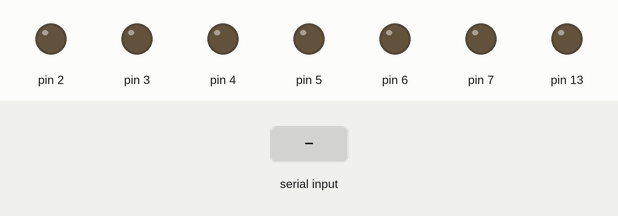
A sketch run on a simulated Arduino Uno, built with avr-gcc and run on an emulated ATmega328P. Shown: output pins drawn as LEDs (lit = HIGH). Dashed ring = blinking. Inputs (shaded band) come from the test bench.

Above: at 1.2 s.
1.3 s: byte 30 received over Serial
At 1.37 s:
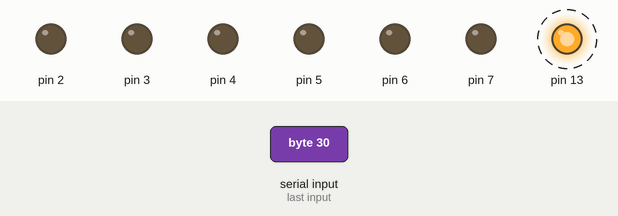
Timing chart, 0 to 4.3 s (numbered marks = the images above; inputs shaded):
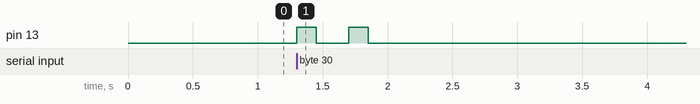

Measured:
- by itself, pin 13: alternates HIGH for 0.15 s and LOW for 0.25 s, 4 changes in all, then stays LOW

The sketch:

test_rs485multiport_master.ino
```cpp
// Master board

// Direct access to ports: https://www.arduino.cc/en/Reference/PortManipulation

//#include <SoftwareSerial.h>

//SoftwareSerial mySerial(10, 11); // RX, TX

void setup() {
  pinMode(13, OUTPUT);
  digitalWrite(13, LOW);// change to HIGH
  Serial.begin(9600);
  while (!Serial) {
  }
  DDRD = DDRD | B11111100; // set D2-D7 as outputs
  //mySerial.begin(9600);
}

byte buff[100];
int errors = 0;
void handleError(byte errNo) {
  for (int i = 0; i < errNo; i++) {
    digitalWrite(13,HIGH);
    delay(150);
    digitalWrite(13,LOW);
    delay(250);
  }
  delay(6000);
}

boolean availableTimedOut() {
  int timeOut = 5000;
  while(!Serial.available()) {
    timeOut--;
    if (timeOut == 0) {
      return true;
    }
    delay(1);
  }
  return false;
}

void loop() {
  if (availableTimedOut()) {
    handleError(1); // timedout on reception
    return;
  }
  int b0 = Serial.read();

  if (b0 != B10100101) {
    handleError(2); // wrong start byte!
    return;
  }

  if (availableTimedOut()) {
    handleError(2); // no second byte
  }
  int b1 = Serial.read();
  if (availableTimedOut()) {
    handleError(3); // no third byte
  }
  int b2 = Serial.read();

  if ((b1 & B00000011) != 0) {
    handleError(4); // error in reception of second byte
    return;
  }

  if ((byte)b1 != (byte)~b2) {
    handleError(5); // error check failed!
    return;
  }

  // success!!!
  errors = 0;
  digitalWrite(13, LOW);
  PORTD = (PORTD & B11) | b1;
}
```
